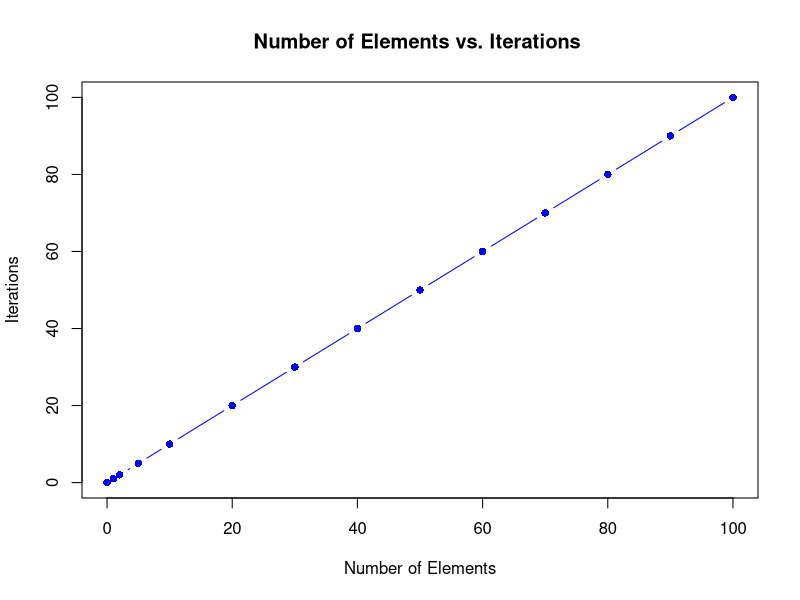

Generate this figure with R:
num_elements <- c(0, 1, 0, 2, 5, 10, 20, 30, 40, 50, 60, 70, 80, 90, 100)
iterations <- c(0, 1, 0, 2, 5, 10, 20, 30, 40, 50, 60, 70, 80, 90, 100)

plot(num_elements, iterations, type = "b", pch = 16, col = "blue",
     xlab = "Number of Elements", ylab = "Iterations",
     main = "Number of Elements vs. Iterations ")

